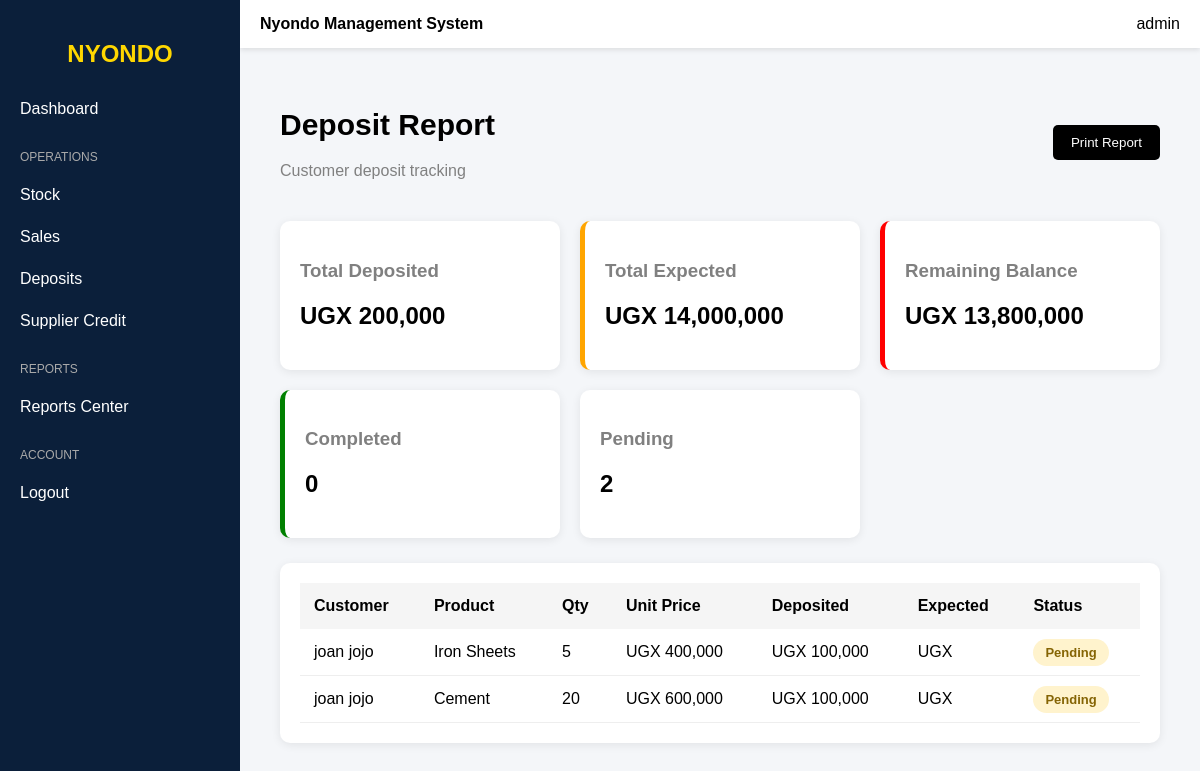
The app's page /deposit-report/ (signed in) with its own data.
### nyondo_app/models.py (models this page shows, shortened)
class DepositScheme(models.Model):
    customer_name = models.CharField(max_length=100)
    nin_number = models.CharField(max_length=20, unique=True)
    phone_number = models.CharField(
        max_length=15,
        validators=[
            RegexValidator(
                r'^(?:\+256|0)[0-9]{9}$',
                "Enter a valid Ugandan phone number."
            )
        ]
    )
    PRODUCT_CHOICES = [
        ("Cement", "Cement"),
        ("Iron Sheets", "Iron Sheets"),
        ("Iron Bars", "Iron Bars"),
    ]
    product_name = models.CharField(max_length=50, choices=PRODUCT_CHOICES)
    unit_price = models.DecimalField(max_digits=12, decimal_places=2, validators=[MinValueValidator(0)])
    quantity = models.PositiveIntegerField(default=1)
    amount_deposited = models.DecimalField(max_digits=12, decimal_places=2, default=0)
    registration_date = models.DateTimeField(auto_now_add=True)
    updated_at = models.DateTimeField(auto_now=True)

### nyondo_app/views.py (the view)
# urls.py: path("deposit-report/", views.deposit_report, name="deposit_report"),
@login_required
def deposit_report(request):
    deposits = DepositScheme.objects.all().order_by("-id")
    total_deposits = deposits.aggregate(total=Sum("amount_deposited"))["total"] or 0
    total_expected = deposits.aggregate(
        total=Sum(
            ExpressionWrapper(
                F("unit_price") * F("quantity"),
                output_field=DecimalField()
            )
        )
    )["total"] or 0
    total_balance = total_expected - total_deposits
    completed = deposits.filter(amount_deposited__gte=F("unit_price") * F("quantity"))
    pending = deposits.filter(amount_deposited__lt=F("unit_price") * F("quantity"))
    context = {
        "deposits": deposits,
        "total_deposits": total_deposits,
        "total_expected": total_expected,
        "total_balance": total_balance,
        "completed_count": completed.count(),
        "pending_count": pending.count(),
    }
    return render(request, "nyondo/reports/deposit_reports.html", context)

### nyondo_app/templates/nyondo/reports/deposit_reports.html (shortened to what this page needs)
{% extends "nyondo/base.html" %}
{% load humanize %}
{% block content %}
<div class="report-container">
    <div class="report-header">
        <div>
            <h1>Deposit Report</h1>
            <p>Customer deposit tracking</p>
        </div>
        <button onclick="window.print()" class="print-btn">
            Print Report
        </button>
    </div>
    <div class="summary-cards">
        <div class="card">
            <h3>Total Deposited</h3>
            <h2>UGX {{ total_deposits|floatformat:0|intcomma }}</h2>
        </div>
        <div class="card warning">
            <h3>Total Expected</h3>
            <h2>UGX {{ total_expected|floatformat:0|intcomma }}</h2>
        </div>
        <div class="card danger">
            <h3>Remaining Balance</h3>
            <h2>UGX {{ total_balance|floatformat:0|intcomma }}</h2>
        </div>
        <div class="card success">
            <h3>Completed</h3>
            <h2>{{ completed_count }}</h2>
        </div>
        <div class="card">
            <h3>Pending</h3>
            <h2>{{ pending_count }}</h2>
        </div>
    </div>
    <div class="table-section">
        <table>
            <thead>
                <tr>
                    <th>Customer</th>
                    <th>Product</th>
                    <th>Qty</th>
                    <th>Unit Price</th>
                    <th>Deposited</th>
                    <th>Expected</th>
                    <th>Status</th>
                </tr>
            </thead>
            <tbody>
                {% for d in deposits %}
                <tr>
                    <td>{{ d.customer_name }}</td>
                    <td>{{ d.product_name }}</td>
                    <td>{{ d.quantity }}</td>
                    <td>
                        UGX {{ d.unit_price|floatformat:0|intcomma }}
                    </td>
                    <td>
                        UGX {{ d.amount_deposited|floatformat:0|intcomma }}
                    </td>
                    <td>
                        UGX
                    </td>
                    <td>
                        {% if d.amount_deposited >= d.unit_price|floatformat:0|add:"0" %}
                            <span class="status success-status">Completed</span>
                        {% else %}
                            <span class="status warning-status">Pending</span>
                        {% endif %}
                    </td>
                </tr>
                {% empty %}
                <tr>
                    <td colspan="7">No deposits available</td>
                </tr>
                {% endfor %}
            </tbody>
        </table>
    </div>
</div>
{% endblock %}

### nyondo_app/templates/nyondo/base.html (shortened to what this page needs)
<!DOCTYPE html>
<html>
<head>
</head>
<body>
<div class="sidebar">
    <h2>NYONDO</h2>
    {% with group=user.groups.first %}
    {% if user.is_superuser %}
        <a href="{% url 'admin_dashboard' %}">Dashboard</a>
        <div class="menu-title">Operations</div>
        <a href="{% url 'stock_dashboard' %}">Stock</a>
        <a href="{% url 'sales_dashboard' %}">Sales</a>
        <a href="{% url 'deposit_list' %}">Deposits</a>
        <a href="{% url 'credit_list' %}">Supplier Credit</a>
        <div class="menu-title">Reports</div>
        <a href="{% url 'reports_home' %}">Reports Center</a>
    {% elif group and group.name == "Stock" %}
        <a href="{% url 'stock_dashboard' %}">Stock</a>
        <a href="{% url 'credit_list' %}">Supplier Credit</a>
        <div class="menu-title">Reports</div>
        <a href="{% url 'stock_report' %}">Stock Report</a>
    {% elif group and group.name == "Sales" %}
        <a href="{% url 'sales_list' %}">Sales</a>
        <a href="{% url 'add_sale' %}">Add Sale</a>
        <div class="menu-title">Reports</div>
        <a href="{% url 'sales_report' %}">Sales Report</a>
    {% endif %}
    <div class="menu-title">Account</div>
    <a href="{% url 'logout' %}">Logout</a>
    {% endwith %}
</div>
<div class="main">
    <div class="topbar">
        <div><b>Nyondo Management System</b></div>
        <div>{{ user.username }}</div>
    </div>
    <div class="container">
        {% block content %}
        {% endblock %}
    </div>
</div>
</body>
</html>

### nyondo_app/templates/nyondo/base.html (style rules this page uses)
body { margin: 0; font-family: Arial, sans-serif; display: flex; background: #f4f6f9; }
.sidebar { width: 240px; height: 100vh; background: #0b1f3a; color: white; position: fixed; padding-top: 20px; overflow-y: auto; }
.sidebar h2 { text-align: center; color: #ffd700; margin-bottom: 20px; }
.sidebar a { display: block; color: white; padding: 12px 20px; text-decoration: none; transition: 0.2s; }
.main { margin-left: 240px; width: 100%; }
.topbar { background: white; padding: 15px 20px; display: flex; justify-content: space-between; box-shadow: 0 2px 5px rgba(0,0,0,0.1); }
.container { padding: 20px; }
.menu-title { padding: 10px 20px; font-size: 12px; color: #aaa; text-transform: uppercase; margin-top: 10px; }

### nyondo_app/templates/nyondo/reports/deposit_reports.html (style rules this page uses)
.report-container { padding: 20px; }
.report-header { display: flex; justify-content: space-between; align-items: center; margin-bottom: 25px; }
.report-header h1 { font-size: 30px; }
.report-header p { color: gray; margin-top: 5px; }
.print-btn { background: black; color: white; border: none; padding: 10px 18px; border-radius: 5px; cursor: pointer; }
.summary-cards { display: grid; grid-template-columns: repeat(auto-fit, minmax(220px, 1fr)); gap: 20px; margin-bottom: 25px; }
.card { background: white; padding: 20px; border-radius: 10px; box-shadow: 0 2px 10px rgba(0,0,0,0.08); }
.card h3 { color: gray; margin-bottom: 10px; }
.card h2 { font-size: 24px; }
.warning { border-left: 5px solid orange; }
.success { border-left: 5px solid green; }
.danger { border-left: 5px solid red; }
.table-section { background: white; padding: 20px; border-radius: 10px; box-shadow: 0 2px 10px rgba(0,0,0,0.08); }
table { width: 100%; border-collapse: collapse; }
table th { background: #f5f5f5; padding: 14px; text-align: left; }
table td { padding: 14px; border-bottom: 1px solid #eee; }
.status { padding: 6px 12px; border-radius: 20px; font-size: 13px; font-weight: bold; }
.warning-status { background: #fff3cd; color: #856404; }

### records on screen
DepositScheme: customer_name "joan jojo", product_name "Iron Sheets", quantity "5", unit_price "400,000", amount_deposited "100,000", shows "Pending"
DepositScheme: customer_name "joan jojo", product_name "Cement", quantity "20", unit_price "600,000", amount_deposited "100,000", shows "Pending"

### other values on screen
{{ user.username }} "admin"
{{ total_deposits|floatformat:0|intcomma }} "200,000"
{{ total_expected|floatformat:0|intcomma }} "14,000,000"
{{ total_balance|floatformat:0|intcomma }} "13,800,000"
{{ completed_count }} "0"
{{ pending_count }} "2"
